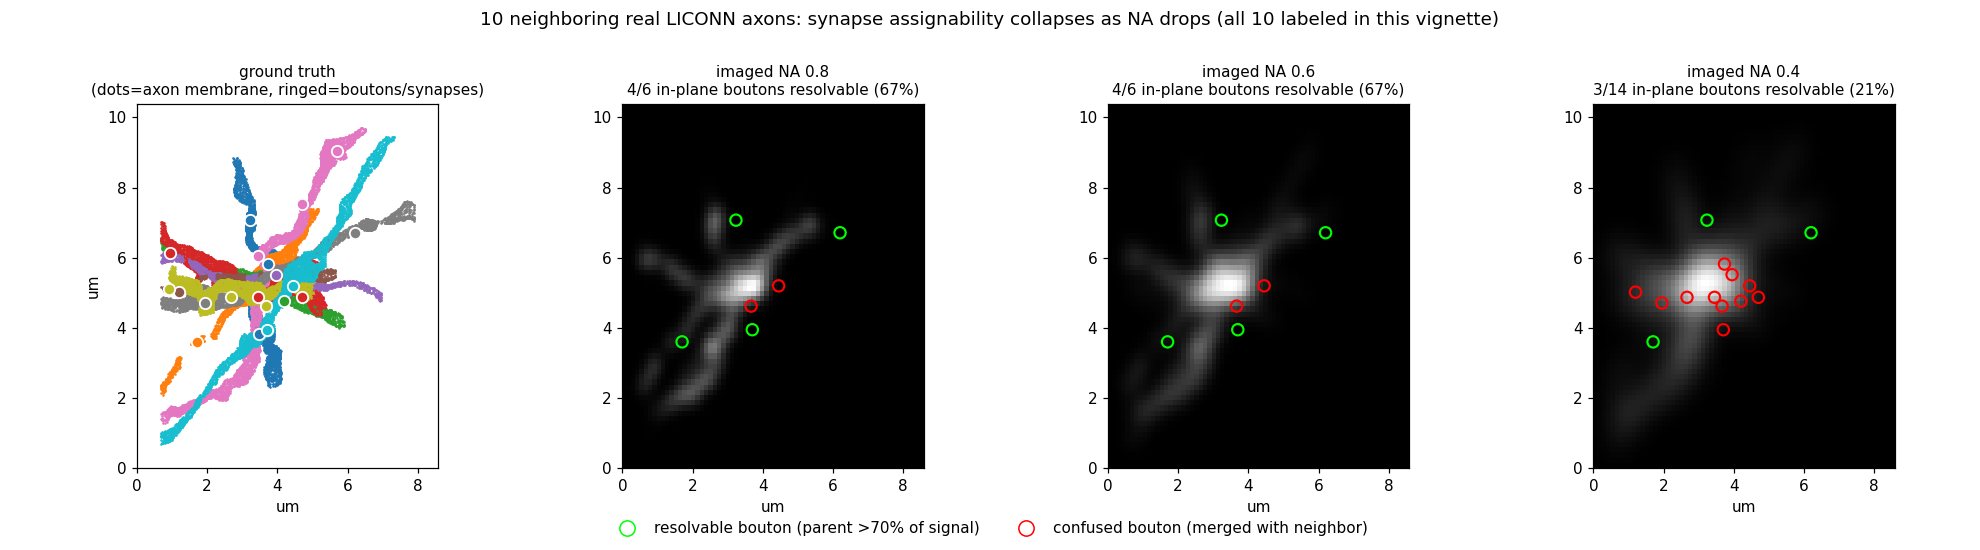

Reproduce this figure in Python.
"""Labeled 10-axon vignette for the spike: ground truth vs imaged at 3 NAs.

Reuses the spike's geometry + PSF helpers. Shows, in a tight view of 10
neighboring real LICONN axons:
  - ground truth: each axon a distinct color; boutons = white-ringed dots
  - imaged (NA 0.8/0.6/0.4): grayscale imaged plane; each bouton ringed
    GREEN if resolvable (parent axon > 70% of signal at its pixel) or
    RED if confused (merged with a neighbor).
Run: .venv-liconn/bin/python spike_demo10.py
"""
import numpy as np
from scipy import ndimage
from scipy.spatial import cKDTree
import matplotlib
matplotlib.use("Agg")
import matplotlib.pyplot as plt
from matplotlib.lines import Line2D

from spike_sim import (load_crop_axons, skeleton_and_boutons, psf_sigmas_um,
                       PIX_UM, AXIAL_DETECT, PURITY_THRESH)

N_AXONS = 10


def local_footprint(v_um, origin, npx, na, z0):
    s_xy, s_z = psf_sigmas_um(na)
    w = np.exp(-((v_um[:, 2] - z0) ** 2) / (2 * s_z ** 2))
    gx = ((v_um[:, 0] - origin[0]) / PIX_UM).astype(int)
    gy = ((v_um[:, 1] - origin[1]) / PIX_UM).astype(int)
    ok = (gx >= 0) & (gx < npx) & (gy >= 0) & (gy < npx)
    img = np.zeros((npx, npx))
    np.add.at(img, (gx[ok], gy[ok]), w[ok])
    return ndimage.gaussian_filter(img, s_xy / PIX_UM)


def main():
    axons, lo, hi = load_crop_axons()
    data = []
    for sid, v in axons:
        L, b = skeleton_and_boutons(v)
        if len(b):
            data.append((sid, v, b))

    # pick the 10 tightest-clustered axons (so overlap/merging is visible)
    cent = np.array([v[:, :2].mean(0) for _, v, _ in data])
    tree = cKDTree(cent)
    dists, idxs = tree.query(cent, k=N_AXONS)
    # typical (median-density) neighborhood, not the tightest sub-PSF bundle
    seed = int(np.argsort(dists[:, -1])[len(dists) // 2])
    sel = idxs[seed]
    group = [data[i] for i in sel]
    print(f"selected {len(group)} axons; ids {[g[0] for g in group]}")

    allv = np.concatenate([v for _, v, _ in group])
    mn = allv[:, :2].min(0) - 0.7
    mx = allv[:, :2].max(0) + 0.7
    npx = int(np.ceil((mx - mn).max() / PIX_UM))
    origin = mn
    # plane = bouton-z with the most neighbors within +/-1 um (a populated plane)
    bz = np.concatenate([b[:, 2] for _, _, b in group])
    z0 = float(bz[np.argmax([(np.abs(bz - z) <= 1.0).sum() for z in bz])])
    print(f"view {npx*PIX_UM:.1f} um, plane z0={z0:.1f} um")

    colors = plt.cm.tab10(np.linspace(0, 1, 10))
    fig, ax = plt.subplots(1, 4, figsize=(18, 5))

    # ground truth
    for k, (sid, v, b) in enumerate(group):
        ax[0].scatter(v[:, 1] - origin[1], v[:, 0] - origin[0], s=0.5, color=colors[k])
        ax[0].scatter(b[:, 1] - origin[1], b[:, 0] - origin[0], s=55,
                      facecolor=colors[k], edgecolor="white", linewidth=1.2, zorder=5)
    ax[0].set_xlim(0, (mx - mn)[1]); ax[0].set_ylim(0, (mx - mn)[0])
    ax[0].set_aspect("equal")
    ax[0].set_title("ground truth\n(dots=axon membrane, ringed=boutons/synapses)", fontsize=10)
    ax[0].set_xlabel("um"); ax[0].set_ylabel("um")

    for col, na in zip(range(1, 4), (0.8, 0.6, 0.4)):
        s_xy, s_z = psf_sigmas_um(na)
        fps = [local_footprint(v, origin, npx, na, z0) for _, v, _ in group]
        total = np.sum(fps, axis=0)
        ax[col].imshow(total, origin="lower", cmap="gray",
                       extent=[0, (mx-mn)[1], 0, (mx-mn)[0]])
        nres = ncon = 0
        for k, (sid, v, b) in enumerate(group):
            aw = np.exp(-((b[:, 2] - z0) ** 2) / (2 * s_z ** 2))
            for j in range(len(b)):
                if aw[j] <= AXIAL_DETECT:
                    continue
                gx = int((b[j, 0] - origin[0]) / PIX_UM)
                gy = int((b[j, 1] - origin[1]) / PIX_UM)
                if not (0 <= gx < npx and 0 <= gy < npx):
                    continue
                tv = total[gx, gy]; pv = fps[k][gx, gy]
                ok = tv > 0 and pv / tv >= PURITY_THRESH
                nres += ok; ncon += (not ok)
                ax[col].scatter(b[j, 1] - origin[1], b[j, 0] - origin[0], s=55,
                                facecolor="none",
                                edgecolor=("lime" if ok else "red"), linewidth=1.4, zorder=5)
        tot = nres + ncon
        pct = f"{100*nres/tot:.0f}%" if tot else "n/a"
        ax[col].set_title(f"imaged NA {na}\n{nres}/{tot} in-plane boutons resolvable "
                          f"({pct})", fontsize=10)
        ax[col].set_xlabel("um")

    leg = [Line2D([0], [0], marker="o", color="w", markerfacecolor="none",
                  markeredgecolor="lime", markersize=10, label="resolvable bouton (parent >70% of signal)"),
           Line2D([0], [0], marker="o", color="w", markerfacecolor="none",
                  markeredgecolor="red", markersize=10, label="confused bouton (merged with neighbor)")]
    fig.legend(handles=leg, loc="lower center", ncol=2, fontsize=10, frameon=False)
    fig.suptitle("10 neighboring real LICONN axons: synapse assignability collapses as NA drops "
                 "(all 10 labeled in this vignette)", fontsize=12)
    fig.tight_layout(rect=[0, 0.05, 1, 0.96])
    fig.savefig("spike_demo10.png", dpi=110)
    print("-> spike_demo10.png")


if __name__ == "__main__":
    main()
